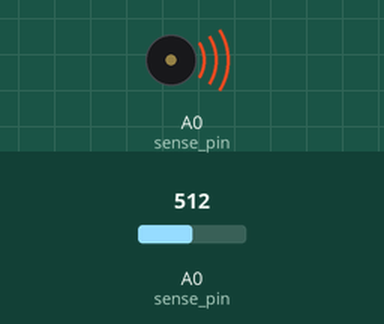
The sketch below on a simulated Arduino Uno, built with avr-gcc and run on an emulated ATmega328P. Parts: buzzer (waves = sounding). The test bench sets the inputs (shaded band); at power-on: A0 (sense_pin) = 512.

Above: at 2.8 s.
2.9 s: A0 (sense_pin) set to 21
6.4 s: A0 (sense_pin) set to 17
At 7.4 s:
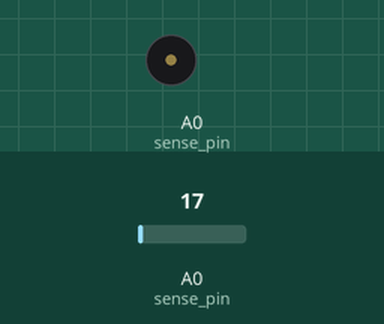
9.1 s: A0 (sense_pin) set to 122
At 14.9 s:
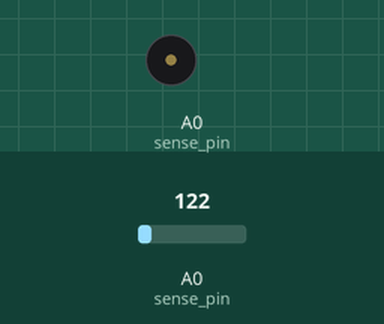
15.1 s: A0 (sense_pin) set to 10
At 16.2 s:
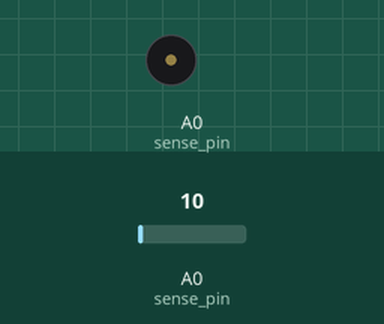
Timing chart, 0 to 18.1 s (numbered marks = the images above; inputs shaded):
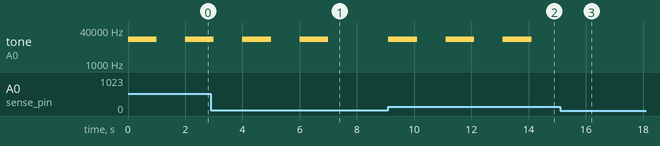

Measured:
- the behaviour switches between 20 and 19 on A0 (sense_pin) (found by bisection; images 0 and 1)
- after the input at 6.4 s, tone on A0 (sense_pin): goes on until 7.0 s, then stays silent
- after the input at 9.1 s, tone on A0 (sense_pin): alternates 15000 Hz for 1.0 s and silent for 1.0 s, starting at once
- after the input at 15.1 s, tone on A0 (sense_pin): stops changing and stays silent
- by itself, tone on A0 (sense_pin): alternates 15000 Hz for 1.0 s and silent for 1.0 s

The sketch:

barkCorrect.ino
```cpp
//barkCorrect.ino

  /*
  An attempt to get the damn dog to shut up when she's left alone.

  Uses a piezo element to detect sound over a set volume threshold.
  When a positive detection is made, responds by playing an ultrasonic noise to discourage the source.
  */

const int sense_pin = A0;
const int response_frequency = 15000;
int sound_intensity = 0;
const int sound_threshold = 20;

void setup() {

  pinMode(sense_pin, INPUT);
  analogReference(INTERNAL);

}

void loop() {

  sound_intensity = analogRead(sense_pin);
  if (sound_intensity >= sound_threshold) {

    pinMode(sense_pin, OUTPUT);
    tone(sense_pin, response_frequency);
    delay(1000);
    noTone(sense_pin);
    pinMode(sense_pin, INPUT);
    sound_intensity = 0;
    delay(1000);

  }

}
```
